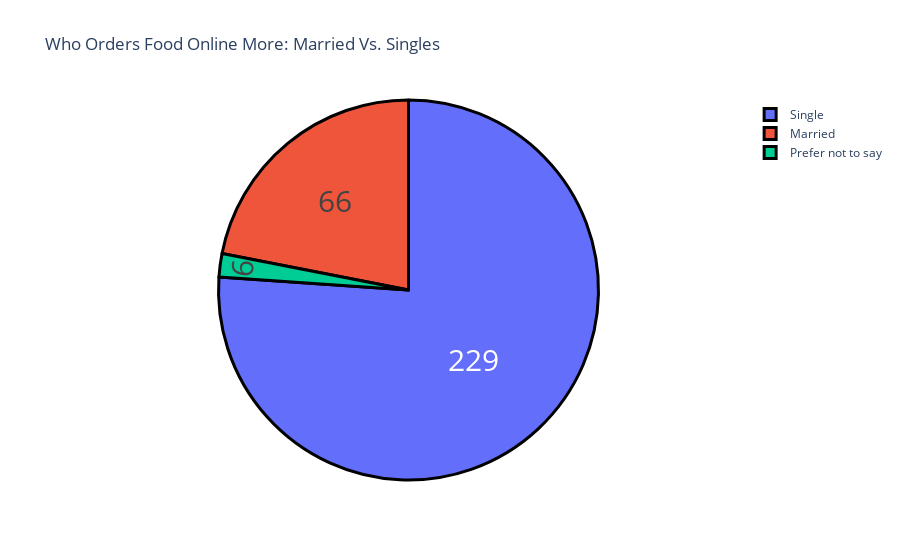

Here is the notebook cell this chart was saved with:
### Code cell
marital = buying_again_data["Marital Status"].value_counts()
label = marital.index
counts = marital.values

fig = go.Figure(data=[go.Pie(labels=label, values=counts)])
fig.update_layout(title_text='Who Orders Food Online More: Married Vs. Singles')
fig.update_traces(hoverinfo='label+percent', textinfo='value', textfont_size=30,
                  marker=dict(colors=colors, line=dict(color='black', width=3)))
fig.show()

### Figure 1 — Plotly figure (JSON) as saved in the notebook; plotly's stock layout.template omitted (floating-point values rounded to 4 significant figures)
{"data": [{"hoverinfo": "label+percent", "labels": ["Single", "Married", "Prefer not to say"], "marker": {"colors": ["pastel red", "pastel blue"], "line": {"color": "black", "width": 3}}, "textfont": {"size": 30}, "textinfo": "value", "type": "pie", "values": [229, 66, 6]}], "layout": {"title": {"text": "Who Orders Food Online More: Married Vs. Singles"}}}
